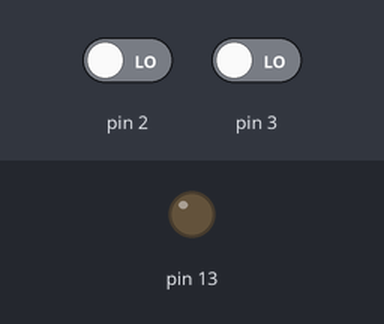
Recording of a sketch running on a simulated Arduino Uno, built with avr-gcc and run on an emulated ATmega328P. Parts: output pins drawn as LEDs (lit = HIGH). The test bench sets the inputs (shaded band); at power-on: pin 2 LOW, pin 3 LOW.

Above: at 1.2 s.
1.3 s: pin 2 driven HIGH
At 2.0 s:
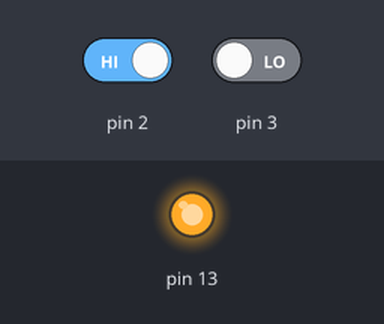
2.8 s: pin 2 driven LOW
At 3.2 s:
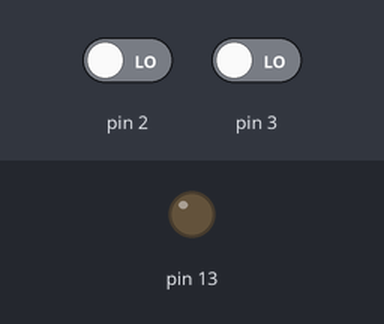
4.3 s: pin 3 driven HIGH
At 5.5 s:
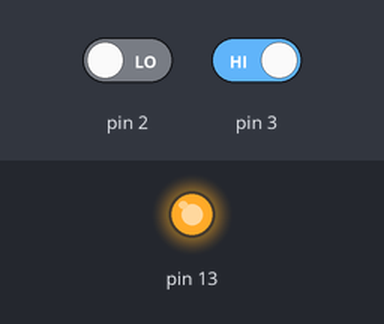
Timing chart, 0 to 7.3 s (numbered marks = the images above; inputs shaded):
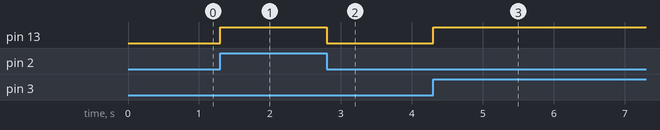

Measured:
- after the input at 1.3 s, pin 13: LOW → HIGH at once
- after the input at 2.8 s, pin 13: HIGH → LOW at once
- after the input at 4.3 s, pin 13: LOW → HIGH at once

The sketch:

portasLogicas.ino
```cpp
/**
   ESTUDO DAS PORTAS LÓGICAS
   AUTHOR RAFAEL OLIVEIRA DE SOUZA
*/

void setup() {
  pinMode (13, OUTPUT);
  pinMode (2, INPUT);
  pinMode(3, INPUT);
}

void loop() {
  if (digitalRead(2) == HIGH || digitalRead(3)== HIGH){
    digitalWrite(13, HIGH);}
    else {digitalWrite (13, LOW); }


}
```
